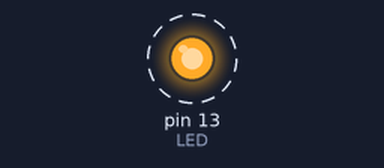
The sketch below on a simulated Arduino Uno, built with avr-gcc and run on an emulated ATmega328P. On the bench: output pins drawn as LEDs (lit = HIGH). Dashed ring = blinking.

Above: at 0.5 s.
Timing chart, 0 to 4.6 s (numbered marks = the images above):
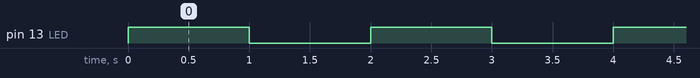

Measured:
- by itself, pin 13 (LED): alternates HIGH for 1.0 s and LOW for 1.0 s

The sketch:

ola_mundo_blink.ino
```cpp
/*
  Teste
  by JBarbosa
 */

int LED = 13;
int TEMPO = 1000;

void setup() {
  pinMode(LED, OUTPUT);
}

void loop() {
  digitalWrite(LED, HIGH);
  delay(TEMPO);
  digitalWrite(LED, LOW);
  delay(TEMPO);
}
```
